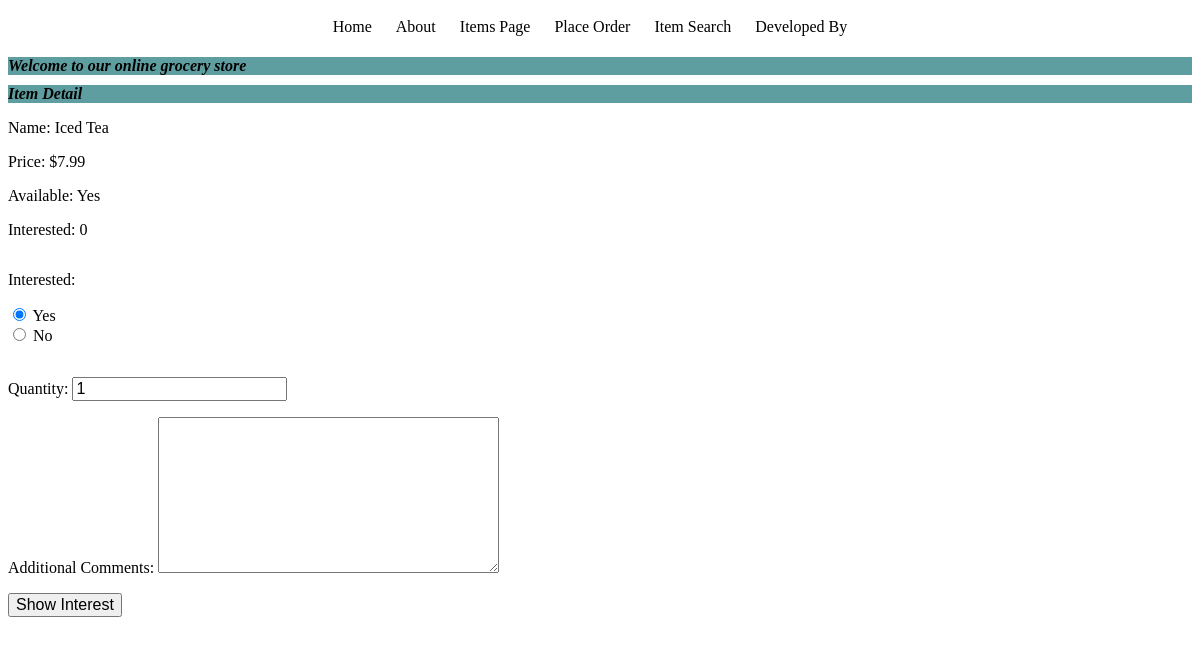
Page /items/1/ on the committed database.
### myapp/models.py (models this page shows, shortened)
class Item(models.Model):
    type = models.ForeignKey(Type, related_name="items", on_delete=models.CASCADE)
    name = models.CharField(max_length=200)
    price = models.DecimalField(max_digits=10, decimal_places=2)
    stock = models.PositiveIntegerField(default=100)
    available = models.BooleanField(default=True)
    description = models.TextField(blank=True, default="")
    interested = models.PositiveIntegerField(default=0)
    class Meta:
        ordering = ["id"]

### myapp/views.py (the view)
# urls.py: path("items/<int:item_id>/", views.itemdetail, name="item_detail"),
def itemdetail(request, item_id):
    item = get_object_or_404(Item, pk=item_id)
    message = ""
    if not item.available:
        message = "This item is currently not available."
    if request.method == "POST":
        form = InterestForm(request.POST)
        if form.is_valid():
            form.save()
            item.interested += 1
            item.save()
            return render(
                request,
                "myapp/itemdetail.html",
                {"item": item, "form": form, "message": "Thank you for showing your interest!"},
            )
    else:
        form = InterestForm()
    return render(request, "myapp/itemdetail.html", {"item": item, "form": form, "message": message})

### myapp/forms.py
class InterestForm(forms.Form):
    INTEREST_CHOICES = (
        (1, 'Yes'),
        (0, 'No'),
    )
    interested = forms.ChoiceField(
        label='Interested',
        widget=forms.RadioSelect,
        initial=1,
        required=False,
        choices=INTEREST_CHOICES
    )
    quantity = forms.IntegerField(
        label='Quantity',
        initial=1,
        min_value=1,
        required=False
    )
    comments = forms.CharField(
        label='Additional Comments',
        widget=forms.Textarea,
        required=False
    )

### templates/myapp/itemdetail.html (shortened to what this page needs)
{% extends 'myapp/base.html' %}
{% block body_block %}
    <h1>Item Detail</h1>
    <p>Name: {{ item.name }}</p>
    <p>Price: ${{ item.price }}</p>
    <p>Available: {% if item.available %} Yes {% else %} No {% endif %}</p>
    <p>Interested: {{ item.interested }}</p>
    <form method="post">
        {{ form.as_p }}
        <button type="submit">Show Interest</button>
    </form>
{% endblock %}

### myapp/static/style.css (style rules this page uses)
h1 { font-style: italic; font-size: medium; background-color: cadetblue; }
* { text-decoration-color: black; font-size: medium; align-content: center; }
body { background-color: white; }

### rows in the picture
Item: name "Iced Tea", price "7.99", interested "0"
